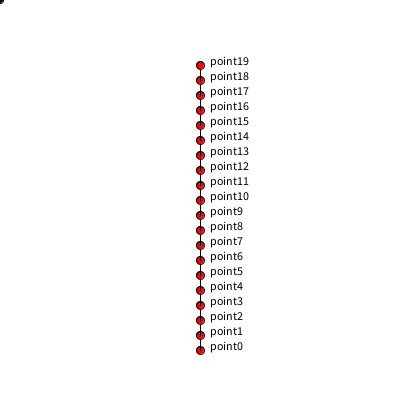
Frame 1 (no input)
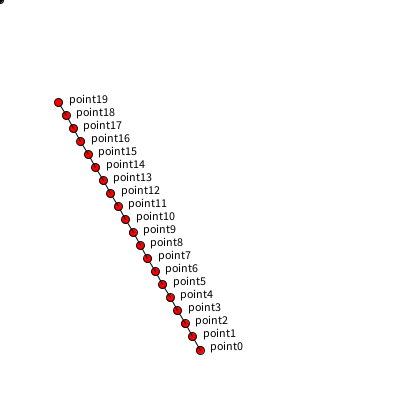
Frame 60 (the mouse pressed at the canvas centre just before this capture)
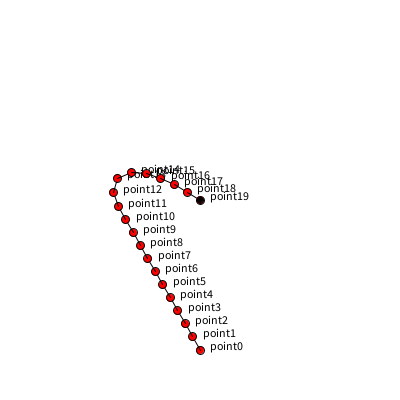
Frame 120 (the mouse held since frame 60 and released just before this capture)

The Processing sketch that drew these frames (run headless with seeded random() and noise(); from frame 60 on, the mouse is pressed at the canvas centre):

// Processing sketch: week14_8
// ── week14_8.pde
//week14-8
//用簡單的線段，來解真的ID的運算
void setup(){
  size(400,400);
  for(int i=0;i<N;i++){
    p[i]=new PVector(200,350-L*i);
  }
}
int N=20,L=300/N;
PVector[]p= new PVector[N];
void draw(){
   background(255);
   for(int i=0;i<N;i++){
     if(i>0) line(p[i-1].x,p[i-1].y,p[i].x,p[i].y);
     fill(255,0,0);
     ellipse(p[i].x,p[i].y,8,8);
     fill(0);
     text("point"+i,p[i].x+10,p[i].y);
   }
   p[N-1].x=mouseX;
   p[N-1].y=mouseY;
   for(int i=N-2;i>0;i--){
     PVector v=PVector.sub(p[i+1],p[i]).normalize().mult(L);//短向量
     //因為長度限制為50所以常向量先變成正規化
     p[i].x=p[i+1].x-v.x;//新的位置，是中心，再加上長度50的這小段
     p[i].y=p[i+1].y-v.y;//新的位置，是中心，再加上長度50的這小段
     
   }
   for(int i=1;i<N;i++){
     PVector v=PVector.sub(p[i],p[i-1]).normalize().mult(L);
     p[i].x=p[i-1].x+v.x;
     p[i].y=p[i-1].y+v.y;
   }
     ellipse(mouseX,mouseY,6,6);//滑鼠也有一個小點
     //line(p[4].x,p[4].y,mouseX,mouseY);
}
